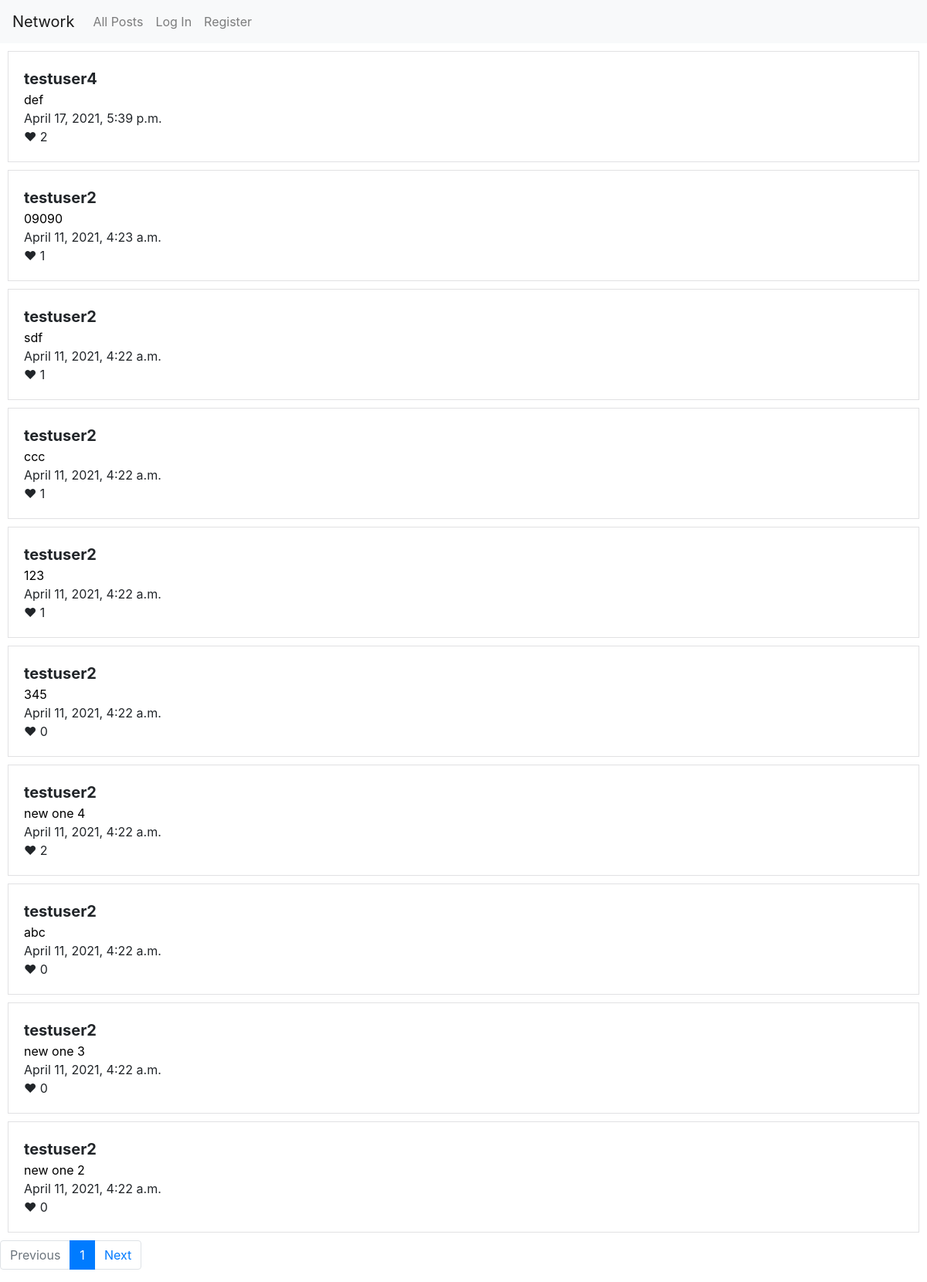
The page / on the database its author committed.
### network/models.py (models this page shows, shortened)
class Post(models.Model):
    author = models.ForeignKey(User, on_delete=models.CASCADE, related_name="posts")
    content = models.TextField(editable=True)
    posted_on = models.DateTimeField(auto_now_add=True)
    user_likes = models.ManyToManyField(User, related_name="liked_posts", blank=True)
    class Meta:
        ordering = ["-posted_on"]

class User(AbstractUser):
    pass

### network/views.py (the view)
# urls.py: path("", views.index, name="index"),
def index(request):
    page = paginate(request, Post.objects.all())
    return render(request, "network/index.html", {"page": page, "new_post_form": NewPostForm(), "display_profile": False,
                                                  "all_users": None, "following": None, "followers": None})

### network/views.py (called while the page is built)
def paginate(request, posts):
    page_num = request.GET.get('page', 1)
    paginator = Paginator(posts, NUM_OF_POSTS_ON_PAGE)
    return paginator.page(page_num)

### network/templates/network/index.html (shortened to what this page needs)
{% extends "network/layout.html" %}
{% load static %}
{% block body %}
    <div class="main-window">
        <div class="sub-window-left">
            {% for post in page %}
                <div class="post">
                    <div class="post-author">{{ post.author }}</div>
                    <div class="post-content" data-id={{ post.id }}>{{ post.content }}</div>
                    <div>{{ post.posted_on }}</div>
                    <div>
                        <span>&#10084;</span>
                        <span class="post-num-of-likes" data-id={{ post.id }}>{{ post.user_likes.count }}</span>
                    </div>
                </div>
            {% endfor %}
            <nav aria-label="...">
                <ul class="pagination">
                    {% if page.has_previous %}
                        <li class="page-item">
                            <a class="page-link" href="?page={{ page.previous_page_number }}" tabindex="-1" aria-disabled="true">Previous</a>
                        </li>
                    {% else %}
                        <li class="page-item disabled">
                            <a class="page-link" href="#" tabindex="-1" aria-disabled="true">Previous</a>
                        </li>
                    {% endif %}
                    <li class="page-item active" aria-current="page">
                        <span class="page-link">{{ page.number }}<span class="sr-only">(current)</span></span>
                    </li>
                    {% if page.has_next %}
                        <li class="page-item">
                            <a class="page-link" href="?page={{ page.next_page_number }}">Next</a>
                        </li>
                    {% else %}
                        <li class="page-item disabled">
                            <a class="page-link" href="#">Next</a>
                        </li>
                    {% endif %}
                </ul>
            </nav>
        </div>
    </div>
{% endblock %}

### network/templates/network/layout.html (shortened to what this page needs)
{% load static %}
<!DOCTYPE html>
<html lang="en">
    <head>
        <link rel="stylesheet" href="https://stackpath.bootstrapcdn.com/bootstrap/4.4.1/css/bootstrap.min.css">
        <link rel="stylesheet" href="https://cdnjs.cloudflare.com/ajax/libs/font-awesome/4.7.0/css/font-awesome.min.css">
        <link href="{% static 'network/styles.css' %}" rel="stylesheet">
    </head>
    <body>
        <nav class="navbar navbar-expand-lg navbar-light bg-light">
            <a class="navbar-brand" href="#">Network</a>
            <div>
              <ul class="navbar-nav mr-auto">
                <li class="nav-item">
                  <a class="nav-link" href="{% url 'index' %}">All Posts</a>
                </li>
                {% if user.is_authenticated %}
                    <li class="nav-item">
                        <a class="nav-link" href="{% url 'display_following' %}">Following</a>
                    </li>
                    <li class="nav-item">
                        <a class="nav-link" href="{% url 'logout' %}">Log Out</a>
                    </li>
                {% else %}
                    <li class="nav-item">
                        <a class="nav-link" href="{% url 'login' %}">Log In</a>
                    </li>
                    <li class="nav-item">
                        <a class="nav-link" href="{% url 'register' %}">Register</a>
                    </li>
                {% endif %}
              </ul>
            </div>
          </nav>
        <div class="body">
            {% block body %}
            {% endblock %}
        </div>
    </body>
</html>

### network/static/network/styles.css (style rules this page uses)
.main-window { display: flex; }
.sub-window-left { flex-grow: 1; }
.post { margin: 10px; padding: 20px; border: 1px solid #e1e1e3; }
.post-author { font-size: 20px; font-weight: bold; }
.post-content { color: black; }

### rows shown on the page
Post: author "testuser4", content "def", posted_on "April 17, 2021, 5:39 p.m.", user_likes.count "2"
Post: author "testuser2", content "09090", posted_on "April 11, 2021, 4:23 a.m.", user_likes.count "1"
Post: author "testuser2", content "sdf", posted_on "April 11, 2021, 4:22 a.m.", user_likes.count "1"
Post: author "testuser2", content "ccc", posted_on "April 11, 2021, 4:22 a.m.", user_likes.count "1"
Post: author "testuser2", content "123", posted_on "April 11, 2021, 4:22 a.m.", user_likes.count "1"
Post: author "testuser2", content "345", posted_on "April 11, 2021, 4:22 a.m.", user_likes.count "0"
Post: author "testuser2", content "new one 4", posted_on "April 11, 2021, 4:22 a.m.", user_likes.count "2"
Post: author "testuser2", content "abc", posted_on "April 11, 2021, 4:22 a.m.", user_likes.count "0"
Post: author "testuser2", content "new one 3", posted_on "April 11, 2021, 4:22 a.m.", user_likes.count "0"
Post: author "testuser2", content "new one 2", posted_on "April 11, 2021, 4:22 a.m.", user_likes.count "0"

### other values the page prints
{{ page.number }} "1"
